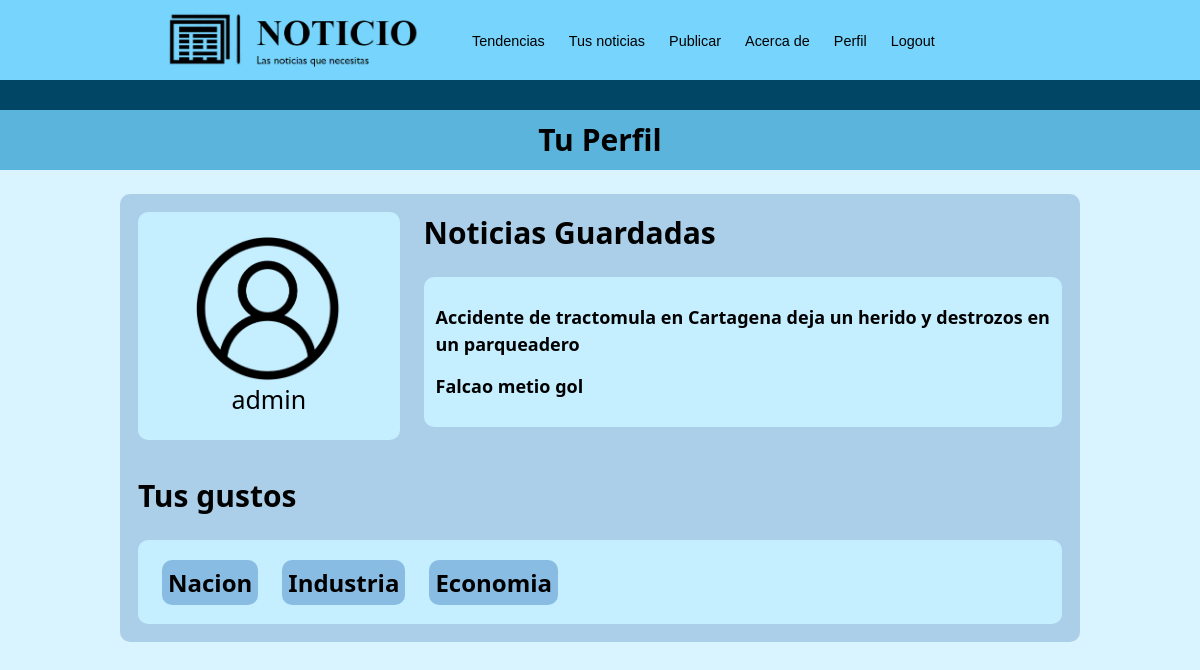
Page /perfil (signed in) on the committed database.
### main/models.py (models this page shows, shortened)
class CustomUser(AbstractBaseUser, PermissionsMixin):
    username = models.CharField(max_length=12, unique=True)
    TAGS = (
        ('Nacion','Nacion'),
        ("Industria","Industria"),
        ("Economia","Economia"),
        ("Deportes","Deportes"),
        ("Farandula","Farandula"),
        ("Política","Política"),
        ("Mundo","Mundo"),
        ("Opinion","Opinion"),
    )
    preferences = MultiSelectField(max_length= 50, choices = TAGS)
    saved_news = models.ManyToManyField(Noticia, blank=True)
    is_staff = models.BooleanField(default=False)
    is_superuser = models.BooleanField(default=False)
    is_active = models.BooleanField(default=True)
    password2 = models.CharField(max_length=20)
    objects = CustomUserManager()
    USERNAME_FIELD = 'username'

class Noticia(models.Model):
    TAGS = (
        ('Nacion','Nacion'),
        ("Industria","Industria"),
        ("Economia","Economia"),
        ("Deportes","Deportes"),
        ("Farandula","Farandula"),
        ("Política","Política"),
        ("Mundo","Mundo"),
        ("Opinion","Opinion"),
    )
    autor = models.CharField(max_length=30)
    tags = models.CharField(max_length=50, choices = TAGS)
    titulo = models.TextField(max_length=200)
    resumen = models.TextField(max_length=600)
    fecha = models.DateField(auto_now=True)
    user = models.ForeignKey('CustomUser', on_delete=models.CASCADE,null=True,blank=True)
    url = models.CharField(max_length=200, null=True, blank = True)
    contenido = models.TextField(max_length=4000,null=True)
    class Meta:
        ordering = ["fecha"]

### main/views.py (the view)
# urls.py: path('perfil',views.perfil),
def perfil(request):
    user = request.user
    print(type(user.preferences))
    return render(request, 'main/perfil.html', {'usuario':user})

### main/templates/main/perfil.html
{% extends 'main/layouts/nav1.html' %}
{% load static %}
{% block content %}
<div class="contenedor-subtitulo">
    <p class="subtitle">Tu Perfil</p>
</div>
<div class="fondo-perfil">
    <div class="contenedor-perfil">
        <div class="bloque-perfil">
            <img src="{% static 'imagen perfil.png' %}" class="imagen-logo">
            {{user.username}}
        </div>
        <div style="width: -webkit-fill-available;">
            <h2 class="subtitle">Noticias Guardadas</h2>
            <div class="bloque-noticias-guardadas">
                {% for noticia in user.saved_news.all %}
                {% if noticia.url == null %}
                <a class="titulo-noticia" href = '/noticia/{{noticia.id}}' target = "_blank"><h2>{{noticia.titulo}}</h2></a>
                {% else %}
                <a class="titulo-noticia" href = {{noticia.url}} target = "_blank"><h2>{{noticia.titulo}}</h2></a>
                {% endif %}
                {% endfor %}
            </div>
        </div>
    </div>
    <div style="width: -webkit-fill-available">
        <h2 class="subtitle" style="margin: 2vw; margin-left:0px">Tus gustos</h2>
        <div class="contenedor-gustos">
            {% for tag in user.preferences %}
            <h2 class="tag-noticia">{{tag}}</h2>
            {% endfor %}
        </div>
    </div>
</div>
{% endblock %}

### main/static/clases.css (style rules this page uses)
html { scroll-behavior: smooth; }
body { margin: 0px; font-family: system-ui, -apple-system, BlinkMacSystemFont, 'Segoe UI', Roboto, Oxygen, Ubuntu, Cantarell, 'Open Sans', 'Helvetica Neue', sans-serif; min-height: 100vh; background-color: #D9F4FF; }
a { text-decoration: none; color: #1B7095; }
.bloque-noticias-guardadas { padding: 1vw; line-height: 1.5; margin-bottom: 2vw; margin-top: 2vw; border-radius: 10px; font-size: max(25px, 2vw); background-color: #C5EEFF; width: -webkit-fill-available; }
.bloque-noticias-guardadas h2 { font-weight: 600; }
.bloque-perfil { padding: 2vw; border-radius: 10px; font-size: max(25px, 2vw); background-color: #C5EEFF; display: flex; flex-direction: column; align-items: center; height: fit-content; }
.contenedor-subtitulo { display: flex; justify-content: center; align-items: center; background-color: #5BB4DB; width: 100%; height: 5vw; min-height: 40px; }
.contenedor-perfil { display: flex; width: -webkit-fill-available; grid-column-gap: 2vw; }
.contenedor-gustos { display: flex; width: -webkit-fill-available; grid-column-gap: 2vw; background-color: #C5EEFF; border-radius: 10px; padding-left: 2vw; }
.titulo-noticia { text-decoration: none; color: black; font-size: max(10px, 1vw); }
.subtitle { font-size: max(20px, 2.5vw); font-weight: 700; margin: 0px; }
.fondo-perfil { background-color: #ABCFE9; border-radius: 10px; margin-left: 10vw; margin-right: 10vw; margin-top: 2vw; margin-bottom: 2vw; padding: max(15px,1.5vw); display: flex; flex-direction: column; align-items: flex-start; }
.tag-noticia { background-color: #88BCE2; border-radius: 10px; align-self: baseline; padding: max(6px, 0.5vw); }
.imagen-logo { height: fit-content; max-width: 70%; align-self: center; }

### rows in the picture
CustomUser: username "admin"
Noticia: titulo "Accidente de tractomula en Cartagena deja un herido y destrozos en un parqueadero"
Noticia: titulo "Falcao metio gol"

### other values in the picture
{{ tag }} "Nacion" "Industria" "Economia"
